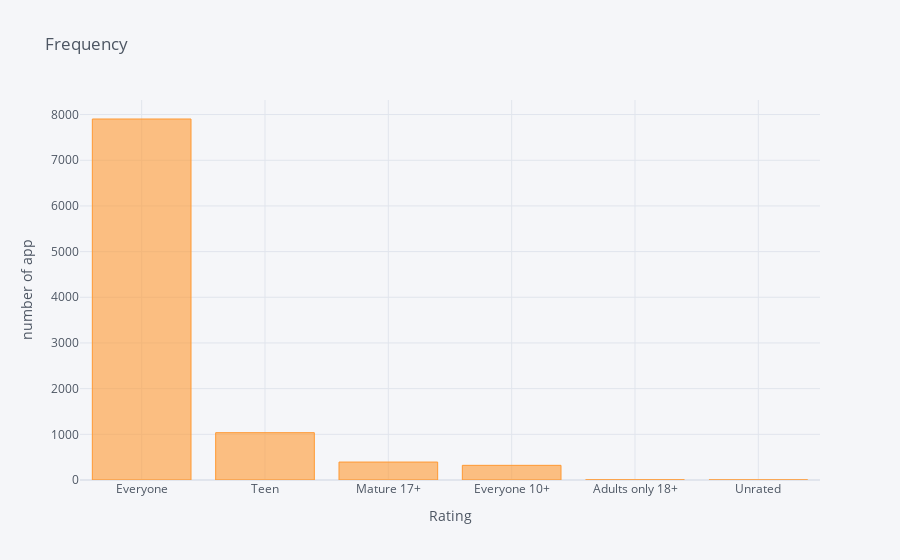

The notebook cell saved with this chart:
### Markdown cell above
#### Frequency Distribution of Content Ratings across all apps in the playstore

### Code cell
df['Content Rating'].value_counts().iplot(kind='bar', title='Frequency', xTitle='Rating', yTitle = 'number of app')

### Figure 1 — Plotly figure (JSON) as saved in the notebook; plotly's stock layout.template omitted (floating-point values rounded to 4 significant figures)
{"data": [{"marker": {"color": "rgba(255, 153, 51, 0.6)", "line": {"color": "rgba(255, 153, 51, 1.0)", "width": 1}}, "name": "Content Rating", "orientation": "v", "text": "", "type": "bar", "x": ["Everyone", "Teen", "Mature 17+", "Everyone 10+", "Adults only 18+", "Unrated"], "y": [7903, 1036, 393, 321, 3, 2]}], "layout": {"legend": {"bgcolor": "#F5F6F9", "font": {"color": "#4D5663"}}, "paper_bgcolor": "#F5F6F9", "plot_bgcolor": "#F5F6F9", "title": {"font": {"color": "#4D5663"}, "text": "Frequency"}, "xaxis": {"gridcolor": "#E1E5ED", "showgrid": true, "tickfont": {"color": "#4D5663"}, "title": {"font": {"color": "#4D5663"}, "text": "Rating"}, "zerolinecolor": "#E1E5ED"}, "yaxis": {"gridcolor": "#E1E5ED", "showgrid": true, "tickfont": {"color": "#4D5663"}, "title": {"font": {"color": "#4D5663"}, "text": "number of app"}, "zerolinecolor": "#E1E5ED"}}}
